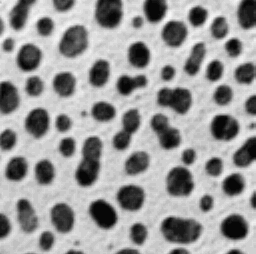
#> input picture images/blobs.tif, 256 x 254 px, given as the content of the folder on-images/imagesc/2024_09_29_training_cellpose/labels/input0, which was not available
$ jupyter execute 20_Make_patches.ipynb   (text cells are left out)
#> lines starting #> are read from the running program, lines starting #| are printed output that depends on the picture; pictures that were not available may be replaced by others from this repository, and a replacement may not be noted
### tnia/deeplearning/dl_helper.py
from glob import glob
from tqdm import tqdm
from skimage.measure import label
import numpy as np
import matplotlib.pyplot as plt
try:
    from csbdeep.utils import normalize
except ImportError:
    "csbdeep normalize did not import.  We will continue without it."
from skimage.transform import resize
import json
import skimage.io as io
import os
import math
try:
    import raster_geometry as rg
    from tnia.simulation.phantoms import add_small_to_large, add_small_to_large_2d
except:
    print("raster_geometry not imported.  This is only needed for the ellipsoid rendering in apply_stardist")
import random

""" Note:
Original source for some of this code is here https://github.com/stardist/stardist/tree/master/examples
"""

# [70 lines left out: functions split_training_data, random_label_cmap, plot_img_label, random_fliprot, not called in this run]

def random_intensity_change(img):
    img = img*np.random.uniform(0.6,2) + np.random.uniform(-0.2,0.2)
    return img

# [11 lines left out: function augmenter, not called in this run]

def get_patch_directory(num_inputs, num_truths, parent_dir):
    """ gets the directory to put patches from an image and its corresponding ground truth

    Args:
        img (numpy array): the image
        truth (numpy array): the ground truth
        parent_dir (str): the location of the directory to save the patches
    """
#> called with num_inputs = 1, num_truths = 1

    input_paths = []
    truth_paths = []

    for i in range(num_inputs):
        input_path = os.path.join(parent_dir, "input" + str(i))
        input_paths.append(input_path)

    for i in range(num_truths):
        truth_path = os.path.join(parent_dir, "ground truth" + str(i))
        truth_paths.append(truth_path)

    return input_paths, truth_paths

# [14 lines left out: function get_label_directory, not called in this run]

from pathlib import Path

def get_label_paths(num_inputs, num_truths, parent_dir):
    """ gets the paths to put labeks from an image and its corresponding ground truth

    Note1: Labels are subtly different than patches.  Labels can be the entire image, and labels in the same directory can be different sizes.
    Patches are always the same size and are always cropped from the image.

    Note2:  Right now naming scheme for labels and patches are the same so this function is not really necessary.  However, it is included for completeness.

    Args:
        img (numpy array): the image
        truth (numpy array): the ground truth
        parent_dir (str): the location of the directory to save the patches
    """
    image_dirs, label_dirs = get_patch_directory(num_inputs, num_truths, parent_dir)

    image_paths = []
    for p in image_dirs:
        as_path = Path(p)
        image_paths.append(as_path)

    label_paths=[]
    for p in label_dirs:
        as_path = Path(p)
        label_paths.append(as_path)

    return image_paths, label_paths

def make_patch_directory(num_inputs, num_truths, parent_dir):
    """ makes a directory to put patches from an image and its corresponding ground truth

    Args:
        img (numpy array): the image
        truth (numpy array): the ground truth
        parent_dir (str): the location of the directory to save the patches
        crop_size (int): the size of the crop with respect to the image
        sub_sample (int): the subsampling rate to apply to the patch in lateral xy direction
    """

    input_paths = []
    truth_paths = []

    for i in range(num_inputs):
        input_path = os.path.join(parent_dir, "input" + str(i))
        if not os.path.exists(input_path):
            os.makedirs(input_path)
        input_paths.append(input_path)

    for i in range(num_truths):
        truth_path = os.path.join(parent_dir, "ground truth" + str(i))
        if not os.path.exists(truth_path):
            os.makedirs(truth_path)
        truth_paths.append(truth_path)

    json_ = {
        "num_inputs": num_inputs,
        "num_truths": num_truths
    }

    json_file = os.path.join(parent_dir, "info.json")

    with open(json_file, 'w') as outfile:
        json.dump(json_, outfile)

    return input_paths, truth_paths

# [350 lines left out: functions make_label_directory, make_patch_source_divide2, make_random_patch, check_training_data, collect_training_data, shuffle and 2 more, not called in this run]

def zero_pad_index(index, width=5):
    return f"{index:0{width}d}"

# [12 lines left out: function generate_patch_names, not called in this run]

def generate_label_names(image_path, mask_path, data_name):
    return generate_patch_names(image_path, mask_path, data_name)

# [13 lines left out: function generate_next_name, not called in this run]

def generate_next_patch_name(image_path, name):
    return generate_next_name(image_path, name)

def generate_next_label_name(image_path, name):
    return generate_next_name(image_path, name)

# [158 lines left out: functions compute_centroid, octo_to_ellipsoid_labels, ray4_to_ellipsoid2d_labels, stardist_2d_slicewise, not called in this run]

def normalize_(img, low, high, eps=1.e-20, clip=True):
    # we have to add a small eps to handle the case where both quantiles are equal
    # to avoid dividing by zero
    scaled = (img - low) / (high - low + eps)

    if clip:
        scaled = np.clip(scaled, 0, 1)

    return scaled

# [17 lines left out: function compute_quantiles, not called in this run]

def quantile_normalization(img, quantile_low=0.01, quantile_high=0.998, eps=1.e-20, clip=True, channels = False):
    """
    Copying this from PolBias GPU course....  it is an easy piece of code that is also in stardist.

    But... sometimes Stardist isn't installed, sometimes it is, sometimes PyTorch is there sometimes it isn't.  So I'm copying it here.

    First scales the data so that values below quantile_low are smaller
    than 0 and values larger than quantile_high are larger than one.
    Then optionally clips to (0, 1) range.
    """

    # if the image is 2D set channels to False
    if len(img.shape) == 2:
        channels = False

    if channels == False:
        qlow = np.quantile(img, quantile_low)
        qhigh = np.quantile(img, quantile_high)

        scaled = normalize_(img, low=qlow, high=qhigh, eps=eps, clip=clip)
        return scaled
    else:
        num_channels = img.shape[-1]
        scaled = np.zeros(img.shape, dtype=np.float32)
        for i in range(num_channels):
            qlow = np.quantile(img[...,i], quantile_low)
            qhigh = np.quantile(img[...,i], quantile_high)
            scaled[...,i] = normalize_(img[...,i], low=qlow, high=qhigh, eps=eps, clip=clip)
        return scaled

# [20 lines left out: function explicit_normalization, not called in this run]

### tnia/plotting/plt_helper.py
from email import utils
import matplotlib.pyplot as plt
import numpy as np
from matplotlib.colors import PowerNorm, to_rgb, CSS4_COLORS
import colorsys
from skimage import color
# Outline overlay helper and generation
from skimage.segmentation import find_boundaries
from scipy import ndimage as ndi

from matplotlib import rcParams
# Set the global interpolation to 'none'
rcParams['image.interpolation'] = 'none'

color_dictionary = {
    "Cy5": [1, 0, 0],        # Red
    "DAPI": [0, 0, 1],       # Blue
    "FITC": [0, 1, 0],       # Green
    "GFP": [0, 1, 0],        # Green
    "Texa": [1, 0.5, 0],     # Orange
    "AF594":[1,0.2,0],       # Red
    "Cy2": [0, 1, 0],
    "Cy3": [1, 0.5, 0],      # Orange
}

def random_label_cmap(n=2**16, h = (0,1), l = (.4,1), s =(.2,.8)):
    """
    Create a random colormap for labels

    Args:
        n (int, optional): number of labels. Defaults to 2**16.
        h (tuple, optional): hue range. Defaults to (0,1).
        l (tuple, optional): lightness range. Defaults to (.4,1).
        s (tuple, optional): saturation range. Defaults to (.2,.8).

        Returns:
        matplotlib.colors.ListedColormap: colormap for labels
    """
    import matplotlib
    import colorsys
    # cols = np.random.rand(n,3)
    # cols = np.random.uniform(0.1,1.0,(n,3))
    h,l,s = np.random.uniform(*h,n), np.random.uniform(*l,n), np.random.uniform(*s,n)
    cols = np.stack([colorsys.hls_to_rgb(_h,_l,_s) for _h,_l,_s in zip(h,l,s)],axis=0)
    cols[0] = 0
    return matplotlib.colors.ListedColormap(cols)

# [17 lines left out: function imshow2d, not called in this run]

def imshow_multi2d(ims, titles, rows, cols, width=10, height=4, colormaps=None, vmin=None, vmax=None, gamma=None, plottypes=None, xlabels = None, ylabels = None):
    """ a little helper to show a grid of images of differnt sizes using pyplot.  Just makes calls to imshow more readable.

    Args:
        ims (list of np arrays): input images
        titles(list of strings): titles of images
        rows: number of rows of images
        cols: number of collumns of images (not rows*cols needs to equal number of images)
        width (int, optional): Width of plot. Defaults to 8.
        height (int, optional): Height of plot. Defaults to 6.
        colormaps (list of colormaps, optional): list of colormaps for each image. Defaults to None.
        vmin (float, optional): min value for colormap. Defaults to None.
        vmax (float, optional): max value for colormap. Defaults to None.
        gamma (float, optional): gamma value for colormap. Defaults to None.
        plottypes (list of strings, optional): list of plot types. Defaults to None. Options are 'imshow' and 'hist'
        xlabels (list of strings, optional): list of xlabels. Defaults to None.
        ylabels (list of strings, optional): list of ylabels. Defaults to None.

    Returns:
        [type]: returns the figure
    """
    fig, axes = plt.subplots(rows, cols, figsize=(width,height))

    if colormaps is None:
        colormaps = [None]*len(ims)

    if plottypes is None:
        plottypes = ['imshow']*len(ims)

    if xlabels is None:
        xlabels = [None]*len(ims)

    if ylabels is None:
        ylabels = [None]*len(ims)

    if vmin is None:
        vmin = [None]*len(ims)

    if vmax is None:
        vmax = [None]*len(ims)

    for im,ax,title,colormap,plottype,xlabel,ylabel,vmin_, vmax_ in zip(ims,np.ndarray.flatten(axes),titles,colormaps,plottypes,xlabels,ylabels,vmin,vmax):
        #print('types')
        #print(type(im), type(ax), type(title))
        #print()

        if plottype == 'imshow':
            if gamma is not None:
                norm = PowerNorm(gamma=gamma, vmin=vmin_, vmax=vmax_)
                ax.imshow(im.squeeze(), colormap,norm=norm)
            else:
                ax.imshow(im.squeeze(), colormap,vmin=vmin_, vmax=vmax_)

            if xlabel is not None:
                ax.set_xlabel(xlabel)

            if ylabel is not None:
                ax.set_ylabel(ylabel)
        elif plottype == 'hist':
            ax.hist(im.flatten(), bins=100)

        ax.set_title(title)

    return fig

# [354 lines left out: functions plot_line, plot_lines, plot_color_space, hsv_to_rgb, mask_overlay, ensure_three_channels and 6 more, not called in this run]

### tnia/deeplearning/augmentation.py
import numpy as np
from skimage import transform
from random import randint
from skimage.io import imsave
from tnia.deeplearning.dl_helper import generate_patch_names, make_patch_directory, generate_next_name
import json
import os
import matplotlib.pyplot as plt

try:
    import albumentations as A
except ImportError:
    print("Albumentations is not installed. Please install it using pip install albumentations.")

"""
Note:  There are lots of augmentation libraries out there.  This either provides convenient wrappers for some, or
implements niche augmentations that are not available in other libraries.
"""

# [106 lines left out: functions random_fliprot, random_intensity_change, stardist_3d_augmenter, stardist_2d_augmenter, random_shift_slices_in_stack, not called in this run]

def uber_augmenter(im, mask, patch_path, patch_base_name, patch_size, num_patches, do_vertical_flip=True,
                   do_horizontal_flip=True, do_random_rotate90=True, do_random_sized_crop=True, do_random_brightness_contrast=True,
                   do_random_gamma=False, do_color_jitter=False, do_elastic_transform=False, sub_sample_xy=1, save_histogram=False, split='train', **kwargs):
    """
    This function performs a series of image augmentations on the input image and mask and saves the resulting patches to disk.

    Args:
        im (np.array): The input image to be augmented.
        mask (np.array): The corresponding mask to be augmented.
        patch_path (str): The path to the patches to be extracted from the augmented images.
        patch_size (tuple): The size of the patches to be extracted from the augmented images.
        num_patches (int): The number of patches to be extracted.
        do_vertical_flip (bool, optional): Whether to perform vertical flip. Defaults to True.
        do_horizontal_flip (bool, optional): Whether to perform horizontal flip. Defaults to True.
        do_random_rotate90 (bool, optional): Whether to perform random 90 degree rotations. Defaults to True.
        do_random_sized_crop (bool, optional): Whether to perform random crops of varying sizes. Defaults to True.
        do_random_brightness_contrast (bool, optional): Whether to perform random brightness and contrast adjustments. Defaults to True.
        do_random_gamma (bool, optional): Whether to perform random gamma adjustments. Defaults to False.
        do_color_jitter (bool, optional): Whether to perform color jitter. Defaults to False.
        do_elastic_transform (bool, optional): Whether to perform elastic transformations. Defaults to False.
        split (str, optional): Dataset split type ('train', 'val', 'test'). Defaults to 'train'.
            the split is used to name the subdirectories for input and ground truth patches. This allows easy separation of different dataset splits.
    """

    if split=='train':
        input_str = 'input'
        ground_truth_str = 'ground truth'
    else:
        input_str = 'input' + '_'+split
        ground_truth_str = 'ground truth' + '_'+split


    image_patch_path =  os.path.join(patch_path, input_str+'0')

    if isinstance(mask, list):
        label_patch_path =  [os.path.join(patch_path, ground_truth_str+str(i)) for i in range(len(mask))]
        num_truths = len(mask)
    else:
        label_patch_path =  os.path.join(patch_path, ground_truth_str+'0')
        num_truths = 1
    make_patch_directory(1, num_truths, patch_path)

    # Load the existing JSON data which is created when making the patch directory and append addition information to it
    json_file = patch_path / "info.json"

    with open(json_file, 'r') as infile:
        data = json.load(infile)

    # add the sub_sample information to the JSON file
    # TODO: Make these parameters
    data['sub_sample'] = sub_sample_xy

    # TODO: make logic to detect axis more complex
    if len(im.shape) == 3:
        data['axes'] = 'YXC'
    else:
        data['axes'] = 'YX'

    if data['axes'] == 'YX':
        if (sub_sample_xy>1):
            im = im[::sub_sample_xy, ::sub_sample_xy]
            for i in range(len(mask)):
                mask[i] = mask[i][::sub_sample_xy, ::sub_sample_xy]
    elif data['axes'] == 'YXC':
        if (sub_sample_xy>1):
            im = im[::sub_sample_xy, ::sub_sample_xy, :]
            for i in range(len(mask)):
                mask[i] = mask[i][::sub_sample_xy, ::sub_sample_xy]

    # Write the modified data back to the JSON file
    with open(json_file, 'w') as outfile:
        json.dump(data, outfile)


    if not os.path.exists(image_patch_path):
        os.mkdir(image_patch_path)

    if isinstance(mask, list):
        for i in range(len(mask)):
            if not os.path.exists(label_patch_path[i]):
                os.mkdir(label_patch_path[i])
    else:
        if not os.path.exists(label_patch_path):
            os.mkdir(label_patch_path)

    for i in range(num_patches):
        if any(dim < patch_size for dim in mask[0].shape):
            continue

        im_aug, label_aug = uber_augmenter_im(im, mask, patch_size, do_vertical_flip, do_horizontal_flip,
                                        do_random_rotate90, do_random_sized_crop, do_random_brightness_contrast,
                                        do_random_gamma, do_color_jitter, do_elastic_transform, **kwargs)

        is_anynan = np.isnan(im_aug).any() or np.isnan(label_aug).any()

        if is_anynan:
            continue


        #image_name, patch_name = generate_patch_names(str(image_patch_path), str(label_patch_path), patch_base_name)
        next_patch_name = generate_next_name(str(image_patch_path), patch_base_name)

        image_name = os.path.join(image_patch_path , next_patch_name+'.tif')
        imsave(image_name, im_aug, check_contrast=False)

        if save_histogram:
            fig, ax = plt.subplots()  # object-oriented API
            ax.hist(im_aug.flatten(), bins=100)
            ax.set_title('Histogram of image')
            ax.set_xlabel('Pixel value')
            ax.set_ylabel('Frequency')
            hist_name = os.path.join(image_patch_path, next_patch_name+"_hist.png")
            fig.savefig(hist_name)
            plt.close(fig)  # Prevent notebook from showing the figure

        if isinstance(mask, list):
            for j in range(len(mask)):
                label_name = os.path.join(label_patch_path[j], next_patch_name+'.tif')
                imsave(label_name, label_aug[j], check_contrast=False)
        else:
            label_name = os.path.join(label_patch_path, next_patch_name+'.tif')
            imsave(label_name, label_aug, check_contrast=False)


# [256 lines left out: functions uber_augmenter_bb, uber_augmenter_im, uber_augmenter_im_bb, not called in this run]

### notebooks/imagesc/2024_09_29_training_cellpose/20_Make_patches.ipynb
[cell 1]
from skimage.io import imread
from pathlib import Path
from matplotlib import pyplot as plt
from tnia.plotting.plt_helper import imshow_multi2d
import numpy as np
from tnia.deeplearning.dl_helper import quantile_normalization
import json
from tnia.deeplearning.dl_helper import get_label_paths
from tnia.plotting.plt_helper import random_label_cmap
from glob import glob
import os

tnia_images_path = Path("D:/images")
parent_path = r'D:\images\tnia-python-images\imagesc\2024_09_29_training_cellpose'
parent_path = Path(parent_path)
label_path = Path(parent_path / r'labels')

# open the info file
#json_ = json.load(open(label_path / 'info.json'))
# get number of inputs and number of ground truths for this problem
#num_inputs = json_['num_inputs']
#num_ground_truths = json_['num_truths']

num_inputs = 1
num_ground_truths = 1

print('num inputs: ', num_inputs)
print('num ground truth: ', num_ground_truths)

image_label_paths, ground_truths_label_paths = get_label_paths(1, num_ground_truths, label_path)
print('image label paths',image_label_paths)
print("ground_truth_label_paths", ground_truths_label_paths[0])

# get list of tif files in image_label_path
tif_files = glob(str(os.path.join(image_label_paths[0], '*.tif')))
print()
for tif_file in tif_files:
    print("tif_file: ", tif_file)

[cell 2]
i=0

# get tif name
tif_name = os.path.basename(tif_files[i])
print('tiff name is', tif_name)

image = imread(str(image_label_paths[0]/ (tif_name)))
#> image is the input picture: shape (254, 256); min 8, max 248, mean 103.3

if image.dtype == np.uint16:
    image_to_show = (image-image.min())/(image.max()-image.min())
    image_to_show = (255*image_to_show).astype(np.uint8)
else:
    image_to_show = image

# read labels (there can be more than one class)
labels = []
for ground_truths_label_path in ground_truths_label_paths:
    label = imread(os.path.join(ground_truths_label_path / (tif_name)))
    labels.append(label)

# show labels image
images_to_show=[]
titles = []
images_to_show.append(image_to_show)
titles.append("image")

for label in labels:
    images_to_show.append(label)
    titles.append("mask")
#> this loop made 1 pass
#> after the loop, images_to_show = 2 items; titles = ['image', 'mask']

fig = imshow_multi2d(images_to_show, titles, 1, len(images_to_show), width=20, height=10, colormaps = ['gray', random_label_cmap()])
#> in imshow_multi2d, `plottypes = ['imshow']*len(ims)`: plottypes = ['imshow', 'imshow']
#> in imshow_multi2d, `xlabels = [None]*len(ims)`: xlabels = 2 items
#> the loop in imshow_multi2d, `for im,ax,title,colormap,plottype,xlabel,ylabel,vmin_, vmax_ in zip(im..` made 2 passes
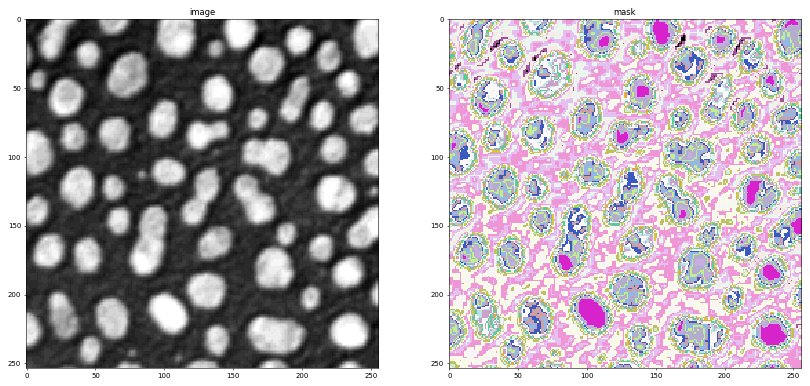
#> figure drawn by matplotlib, 2 panels

[cell 3]
import os
from tnia.deeplearning.augmentation import uber_augmenter
from skimage.measure import label
i=0

num_patches = 400

for i in range(len(tif_files)):
    # get tif name
    tif_name = os.path.basename(tif_files[i])
    print('tiff name is', tif_name)
    image = imread(str(image_label_paths[0]/ (tif_name)))
    image = quantile_normalization(image).astype(np.float32)
#> in quantile_normalization, `qlow = np.quantile(img, quantile_low)`: qlow = 24
#> in quantile_normalization, `qhigh = np.quantile(img, quantile_high)`: qhigh = 248
#> in normalize_, `scaled = (img - low) / (high - low + eps)`:
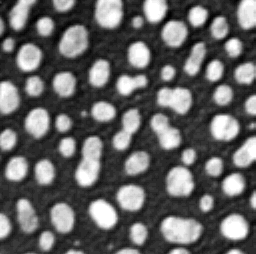
#> scaled: shape (254, 256) float64; min -0.0714, max 1, mean 0.354; drawn with min black and max white
    print(image.shape)
#| (254, 256)


    # read labels (there can be more than one class)
    labels = []
    for ground_truths_label_path in ground_truths_label_paths:
        label_ = imread(os.path.join(ground_truths_label_path / (tif_name)))
        label_ = label(label_).astype(np.uint16)
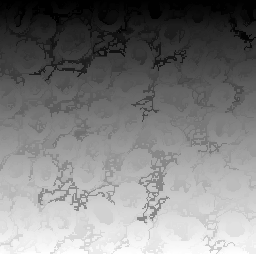
#> label_: shape (254, 256) uint16; min 1, max 15945, mean 7881; drawn with min black and max white
        labels.append(label_)


    patch_path= parent_path / 'patches'

    if not os.path.exists(patch_path):
        os.mkdir(patch_path)
    axes = 'YXC'
    sub_sample = 1

    uber_augmenter(image, labels, patch_path, 'grid', 256, 400, do_random_gamma=True, do_elastic_transform=True)
#> in uber_augmenter, `num_truths = len(mask)`: num_truths = 1
#> in make_patch_directory, `json_ = { "num_inputs": num_inputs, "num_truths": num_truths }`: json_ = {'num_inputs': 1, 'num_truths': 1}
#> the loop in uber_augmenter, `for i in range(len(mask)):` made 1 pass
